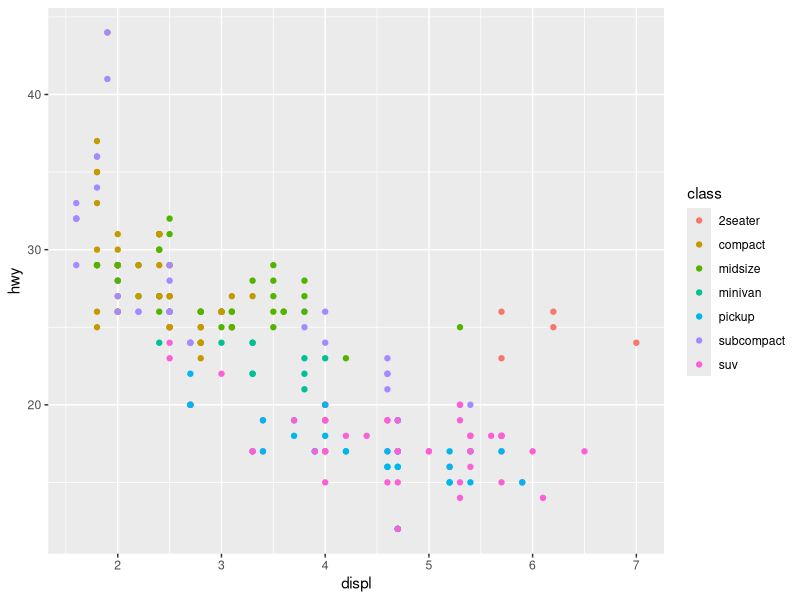
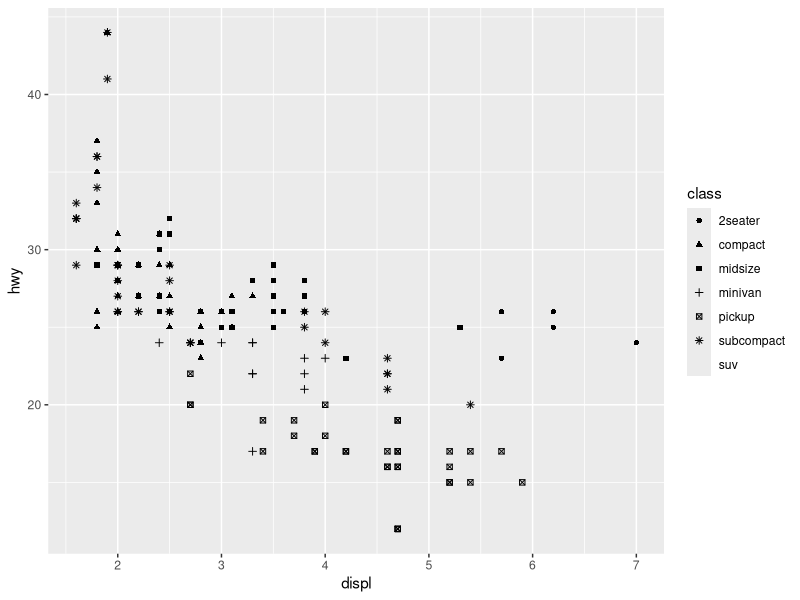
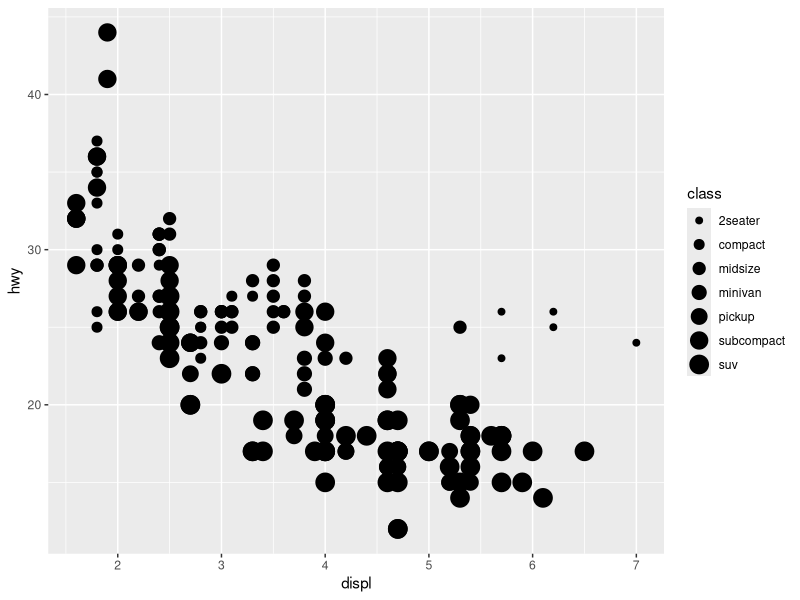
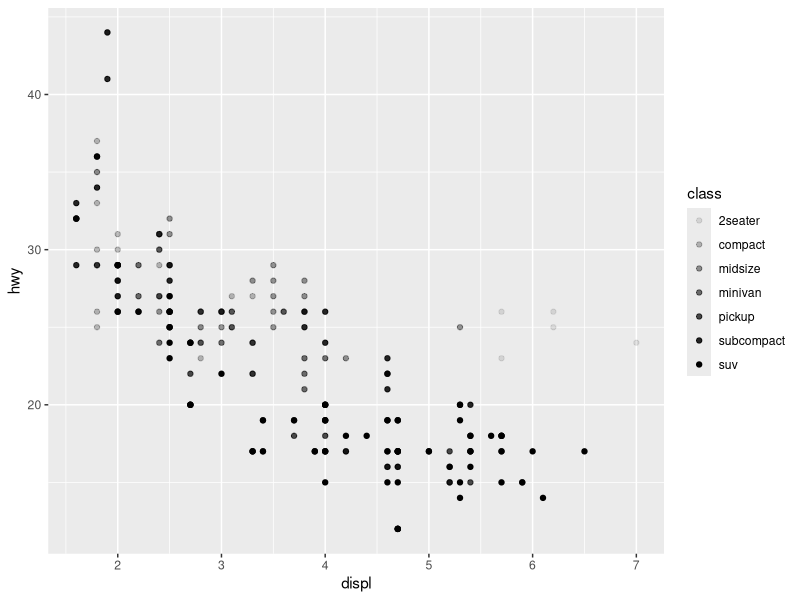

Generate these figures, in order, with R:
library(tidyverse)
# Aesthetic mappings
mpg

# Left
ggplot(mpg, aes(x = displ, y = hwy, color = class)) +
  geom_point()

# Right
ggplot(mpg, aes(x = displ, y = hwy, shape = class)) +
  geom_point()

# Left
#Using size for a discrete variable is not advised.
ggplot(mpg, aes(x = displ, y = hwy, size = class)) +
  geom_point()


# Right
#Using alpha for a discrete variable is not advised.
ggplot(mpg, aes(x = displ, y = hwy, alpha = class)) +
  geom_point()
